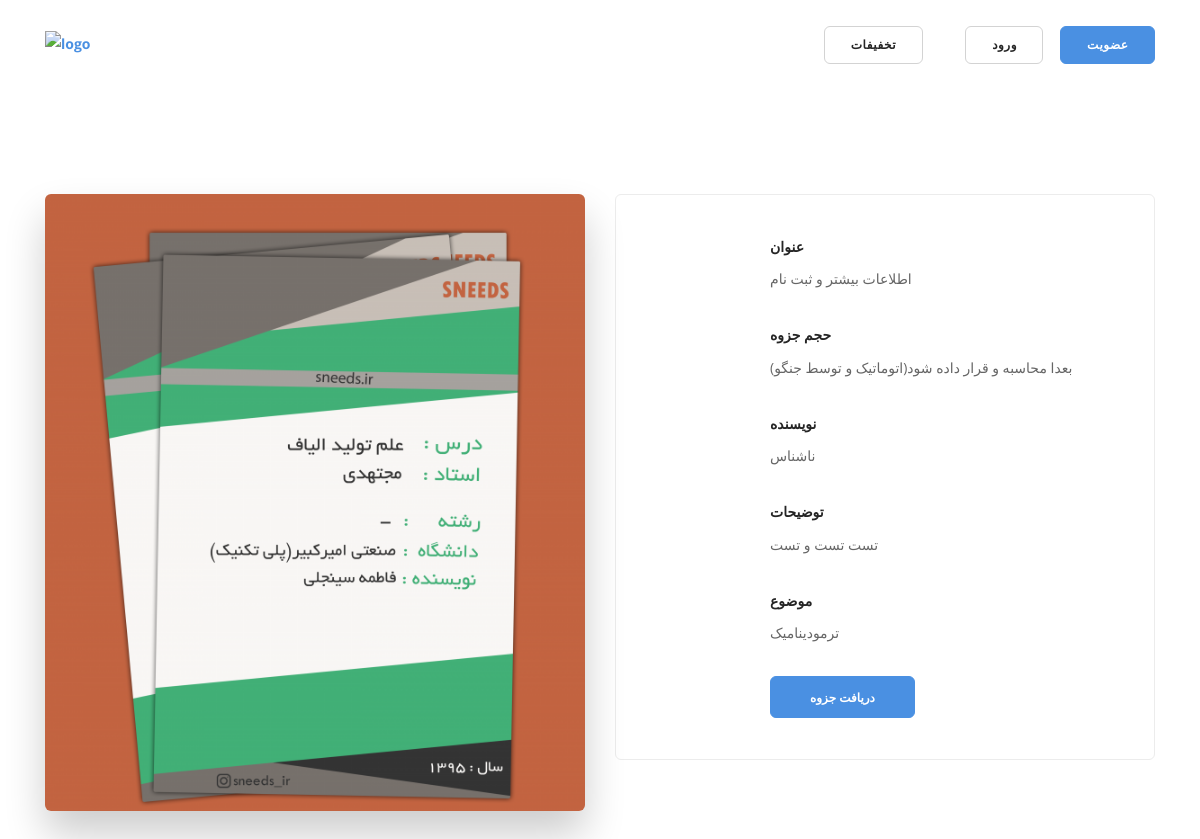
The app's page /booklets/5 with its own data.
### website/models.py (models this page shows, shortened)
class Booklet(models.Model):
    author = models.ForeignKey('auth.User', on_delete=models.CASCADE,null = True)
    title = models.CharField(max_length=200 , blank=False)
    owner = models.CharField(max_length=200, blank=True, default="ناشناس")
    topic = models.ForeignKey(BookletTopic, on_delete=models.CASCADE, related_name='booklets' , blank=False)
    text = models.TextField()
    booklet_content = models.FileField(upload_to="website/booklet_content", blank=False)
    booklet_image = models.ImageField(upload_to="website/booklet_images", blank=False)

class BookletTopic(models.Model):
    subject = models.CharField(max_length=120)

### website/views.py (the view)
# urls.py: path('booklets/<int:pk>', views.get_booklet, name="booklets"),
def get_booklet (request , pk) :
    booklet = get_object_or_404(Booklet, pk=pk)
    return render(request, 'website/booklet.html' , context={"booklet" :booklet})

### templates/website/booklet.html
<!doctype html>
{% extends 'website/../bases/base.html' %}
{% load static %}
{% block main_content %}
    <section class="feature-large switchable">
        <div class="container">
            <div class="row justify-content-between">
                <div class="col-md-6">
                    <div class="boxed boxed--lg boxed--border">
                        <div class="feature feature-2"><i class="icon icon-Clock-Back color--primary"></i>
                            <div class="feature__body">
                                <h5>عنوان</h5>
                                <p> {{ booklet.title }} </p>
                            </div>
                        </div>
                        <div class="feature feature-2"><i class="icon icon-Clock-Back color--primary"></i>
                            <div class="feature__body">
                                <h5>حجم جزوه</h5>
                                <p> بعدا محاسبه و قرار داده شود(اتوماتیک و توسط جنگو)</p>
                            </div>
                        </div>
                        <div class="feature feature-2"><i class="icon icon-Clock-Back color--primary"></i>
                            <div class="feature__body">
                                <h5>نویسنده</h5>
                                <p> {{ booklet.owner }} </p>
                            </div>
                        </div>
                        <div class="feature feature-2"><i class="icon icon-Clock-Back color--primary"></i>
                            <div class="feature__body">
                                <h5>توضیحات</h5>
                                <p> {{ booklet.text }}</p>
                            </div>
                        </div>
                        <div class="feature feature-2"><i class="icon icon-Duplicate-Window color--primary"></i>
                            <div class="feature__body">
                                <h5>موضوع</h5>
                                <p>
                                    <stron>{{ booklet.topic.subject }}</stron>
                                </p>
                            </div>
                        </div>
                        <div class="feature feature-2"><i class="icon icon-Life-Jacket color--primary"></i>
                            <div class="feature__body">
                                <a class="btn btn--primary" href="{{ booklet.booklet_content.url }}">
                                    <span class="btn__text">دریافت جزوه</span>
                                </a>
                            </div>
                        </div>
                    </div>
                </div>
                <div class="col-lg-6 col-md-6"><img alt="Image" class="border--round box-shadow-wide"
                                                    src="{{ booklet.booklet_image.url }}"></div>
            </div>
        </div>
    </section>
{% endblock main_content %}

### records on screen
Booklet: title "اطلاعات بیشتر و ثبت‌ نام", owner "ناشناس", text "تست تست و تست", topic.subject "ترمودینامیک", booklet_image (picture)
